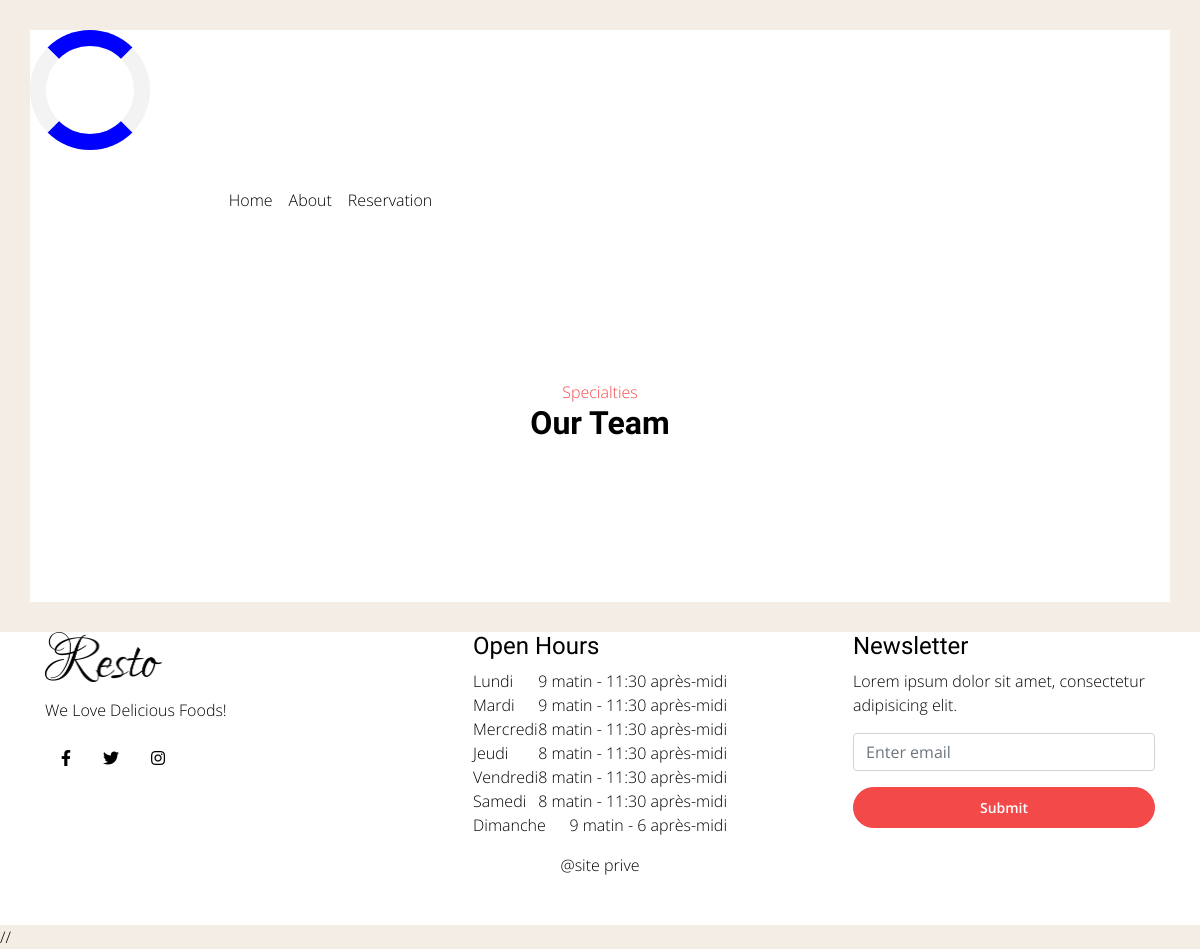
Page /team/ on the committed database.
### configuration/models.py (models this page shows, shortened)
class Presentation(models.Model):
    nom = models.CharField(max_length=255)
    description = models.TextField()
    image = models.ImageField(upload_to='image_accueil', )
    text_accueil = models.TextField()
    lien_video = models.URLField(max_length=255)
    text1 = models.CharField(max_length=255)
    text2 = models.CharField(max_length=255)
    text3 = models.CharField(max_length=255)
    working_hour = models.ManyToManyField('WorkingHour',related_name='working_config')
    license_site = models.CharField(max_length=255)
    status = models.BooleanField(default=False)
    date_add = models.DateTimeField(auto_now_add=True)
    date_udp =  models.DateTimeField(auto_now =True)
    class Meta:
        verbose_name = 'Presentation'
        verbose_name_plural = 'Presentations'

class Social(models.Model):
    choice=[('FB','facebook'),('TW','twitter'),('INS','instagram'),('GOO','google')]
    name = models.CharField(max_length=100,choices=choice)
    lien = models.URLField(max_length=200)
    status = models.BooleanField(default=True)
    date_add = models.DateTimeField(auto_now_add=True)
    date_upd = models.DateTimeField(auto_now=True)
    class Meta:
        verbose_name = "Social"
        verbose_name_plural = "Socials"

class WorkingHour(models.Model):
    jour = models.ForeignKey(Day,on_delete=models.CASCADE,related_name='day_working')
    start_hour = models.TimeField(max_length=50)
    end_hour = models.TimeField(max_length=50)
    status = models.BooleanField(default=True)
    date_add = models.DateTimeField(auto_now_add=True)
    date_upd = models.DateTimeField(auto_now=True)
    class Meta:
        verbose_name = "WorkingHour"
        verbose_name_plural = "WorkingHours"

class Day(models.Model):
    jour = models.CharField(max_length=50)
    status = models.BooleanField(default=True)
    date_add = models.DateTimeField(auto_now_add=True)
    date_upd = models.DateTimeField(auto_now=True)
    class Meta:
        verbose_name = "Day"
        verbose_name_plural = "Days"

### resto/views.py (the view)
# urls.py: path('team/', views.team, name='team'),
def team(request):
    return render(request, 'pages/resto/team.html')

### resto/context_processors.py (called while the page is built)
def horaire(request):
    horaires = WorkingHour.objects.all()[:7]
    presentation = Presentation.objects.filter(status=True)[:1]
    social = Social.objects.filter(status=True)
    return {'horaires': horaires, 'presentation': presentation, 'social':social }

### templates/pages/resto/team.html (shortened to what this page needs)
{% extends 'bases/home_base.html' %}
{% block content %}
<section id="gtco-team" class="bg-white section-padding">
        <div class="container">
            <div class="section-content">
                <div class="heading-section text-center">
                    <span class="subheading">
                        Specialties
                    </span>
                    <h2>
                        Our Team
                    </h2>
                </div>
            </div>
        </div>
</section>
{% endblock content %}

### templates/bases/home_base.html (shortened to what this page needs)
<!DOCTYPE html>
<html lang="en">
<head>
    <link rel="stylesheet" href="/static/vendor/bootstrap/bootstrap.min.css">
    <link rel="stylesheet" href="/static/vendor/select2/select2.min.css">
    <link rel="stylesheet" href="/static/vendor/owlcarousel/owl.carousel.min.css">
    <link rel="stylesheet" href="https://cdn.rawgit.com/noelboss/featherlight/1.7.13/release/featherlight.min.css">
    <link rel="stylesheet" href="https://cdnjs.cloudflare.com/ajax/libs/tempusdominus-bootstrap-4/5.0.1/css/tempusdominus-bootstrap-4.min.css">
    <link rel="stylesheet" href="https://cdnjs.cloudflare.com/ajax/libs/font-awesome/5.8.1/css/brands.css">
    <link rel="stylesheet" href="https://cdn.linearicons.com/free/1.0.0/icon-font.min.css">
    <link rel="stylesheet" href="https://use.fontawesome.com/releases/v5.8.1/css/all.css">
    <link rel="stylesheet" href="/static/css/style.min.css">
</head>
<body data-spy="scroll" data-target="#navbar" class="static-layout">
	<div class="boxed-page" id="my-app">
        <div class="loader" v-if="loader"></div>
        <div class="container-full" v-if="contain">
            <nav id="navbar-header" class="navbar navbar-expand-lg">
                <div class="container">
                    <div class="collapse navbar-collapse justify-content-between" id="navbarSupportedContent">
                        <ul class="navbar-nav d-flex justify-content-between">
                            <li class="nav-item only-desktop">
                                <a class="nav-link" id="side-nav-open" href="#">
                                </a>
                            </li>
                            <div class="d-flex flex-lg-row flex-column">
                                <li class="nav-item active">
                                    <a class="nav-link" href="{% url 'resto:index' %}">Home <span class="sr-only">(current)</span></a>
                                </li>
                                <li class="nav-item">
                                    <a class="nav-link" href="{% url 'configuration:about' %}">About</a>
                                </li>
                            <li class="nav-item dropdown">
                                <a class="nav-link" href="{% url 'reservation' %}">Reservation</a>
                            </li>
                        </div>
                        <li class="nav-item">
                            <a id="side-search-open" class="nav-link" href="#">
                            </a>
                        </li>
                    </ul>
                </div>
            </nav>
            {% block content %}
            {% endblock content %}
        </div>
    </div>
<footer class="mastfoot pb-5 bg-white section-padding pb-0">
    <div class="inner container">
         <div class="row">
         	<div class="col-lg-4">
         		<div class="footer-widget pr-lg-5 pr-0">
                     {% for item in presentation %}
         			<img src="{{ item.image.url }}" class="img-fluid footer-logo mb-3" alt="">
	         		<p>{{ item.description }}</p>
                     {% endfor %}
                     <nav class="nav nav-mastfoot justify-content-start">
                        {% for item in social %}
                            {% if forloop.first %}
                            <a class="nav-link" href="{{ item.lien }}">
                                <i class="fab fa-facebook-f"></i>
                            </a>
                            {% endif %}
                            {% if forloop.counter == 2 %}
                            <a class="nav-link" href="{{ item.lien }}">
                                <i class="fab fa-twitter"></i>
                            </a>
                            {% endif %}
                            {% if forloop.counter == 3 %}
                            <a class="nav-link" href="{{ item.lien }}">
                                <i class="fab fa-instagram"></i>
                            </a>
                            {% endif %}
                        {% endfor %}
		            </nav>
         		</div>
         	</div>
         	<div class="col-lg-4">
         		<div class="footer-widget px-lg-5 px-0">
                     <h4>Open Hours</h4>
	         		<ul class="list-unstyled open-hours">
                         {% for item in horaires %}
		                <li class="d-flex justify-content-between"><span>{{ item.jour.jour }}</span><span>{{ item.start_hour }} - {{ item.end_hour }}</span></li>
		                {% endfor %}
		              </ul>
         		</div>
         	</div>
         	<div class="col-lg-4">
         		<div class="footer-widget pl-lg-5 pl-0">
         			<h4>Newsletter</h4>
	         		<p>Lorem ipsum dolor sit amet, consectetur adipisicing elit.</p>
	         		<form id="newsletter">
						<div class="form-group">
							<input type="email" class="form-control" id="emailNewsletter" aria-describedby="emailNewsletter" placeholder="Enter email">
						</div>
						<button type="submit" class="btn btn-primary w-100">Submit</button>
					</form>
         		</div>
         	</div>
         	<div class="col-md-12 d-flex align-items-center">
                 {% for item in presentation %}
                 <p class="mx-auto text-center mb-0">{{ item.license_site }}</p>
                 {% endfor %}
         	</div>
        </div>
    </div>
</footer>
    // <script src="/static/vendor/stellar/jquery.stellar.js" type="text/javascript" charset="utf-8"></script>
</body>
</html>

### templates/bases/home_base.html (style rules this page uses)
.loader { border : 16px solid #f3f3f3; border-radius : 50%; border-top : 16px solid blue; border-bottom: 16px solid blue; width: 120px; height: 120px; -webkit-animation: spin 2s linear infinite; animation: spin 2s linear infinite; }

### rows in the picture
Presentation: image (picture), description "We Love Delicious Foods!", license_site "@site prive"
WorkingHour: jour.jour "Lundi", start_hour "9 matin", end_hour "11:30 après-midi"
WorkingHour: jour.jour "Mardi", start_hour "9 matin", end_hour "11:30 après-midi"
WorkingHour: jour.jour "Mercredi", start_hour "8 matin", end_hour "11:30 après-midi"
WorkingHour: jour.jour "Jeudi", start_hour "8 matin", end_hour "11:30 après-midi"
WorkingHour: jour.jour "Vendredi", start_hour "8 matin", end_hour "11:30 après-midi"
WorkingHour: jour.jour "Samedi", start_hour "8 matin", end_hour "11:30 après-midi"
WorkingHour: jour.jour "Dimanche", start_hour "9 matin", end_hour "6 après-midi"
